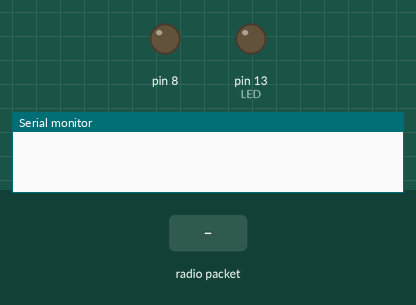
A sketch run on a simulated Arduino Uno, built with avr-gcc and run on an emulated ATmega328P. On the bench: output pins drawn as LEDs (lit = HIGH), the last lines printed to the serial monitor. The test bench sets the inputs (shaded band). No radio packets arrive unless stated; pins used as bus, display or sensor lines are not drawn.

Above: at 0.1 s.
At 1.3 s:
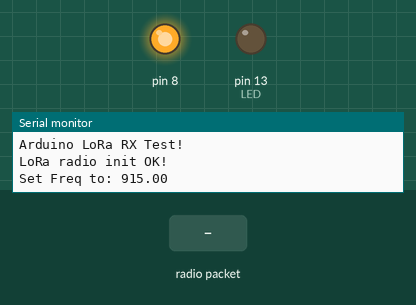
1.4 s: radio packet "1" arrives
At 2.3 s:
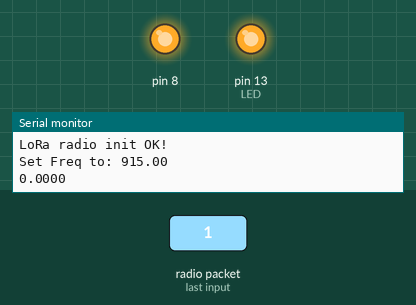
Timing chart, 0 to 4.4 s (numbered marks = the images above; inputs shaded):
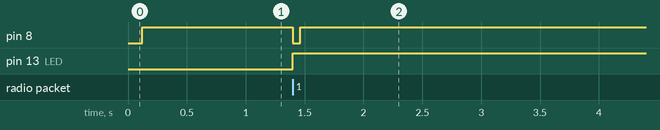

The sketch:

infraesturutra_mede_distancia_do_gps.ino
```cpp
#include <TinyGPS++.h>
#include <SoftwareSerial.h>
#include <SPI.h>
#include <RH_RF95.h>

#define RFM95_CS 4
#define RFM95_RST 2
#define RFM95_INT 3
#define RF95_FREQ 915.0

// Singleton instance of the radio driver
RH_RF95 rf95(4,3);
const float pi = 3.14159;


typedef struct
{
  float myTemp;
  float myTempBastao;
 }
RemoteSensorData_t;

typedef union float2bytes_t
{
  float f;
  char b[sizeof(float)];
}Float2bytes_t;


// Blinky on receipt
#define LED 13

Float2bytes_t b2fTemp;
Float2bytes_t b2fTempBastao;
RemoteSensorData_t* sensorInfo;

void setup()
{
  // SETUP DO LORA
  Serial.begin(9600);
  pinMode(LED, OUTPUT);
  pinMode(8,OUTPUT);
  pinMode(RFM95_RST, OUTPUT);
  digitalWrite(RFM95_RST, HIGH);
  delay(100);
  Serial.println("Arduino LoRa RX Test!");

  // manual reset
  digitalWrite(RFM95_RST, LOW);
  delay(10);
  digitalWrite(RFM95_RST, HIGH);
  delay(10);

  while (!rf95.init())
  {
    Serial.println("LoRa radio init failed");
    while (1);
  }
  Serial.println("LoRa radio init OK!");

  // Defaults after init are 434.0MHz, modulation GFSK_Rb250Fd250, +13dbM
  if (!rf95.setFrequency(RF95_FREQ))
  {
    Serial.println("setFrequency failed");
    while (1);
  }
  Serial.print("Set Freq to: "); Serial.println(RF95_FREQ);
  rf95.setTxPower(23, false);
}

uint8_t carNode1[9];
uint8_t carNode2[9];
uint8_t buf[10];

double lat1, lat2, lon1, lon2;
double deltaLat, deltaLon;
double a, c, x, y;
double km;

float lat_carNode1; float lng_carNode1; int vCarro1;
float lat_carNode2; float lng_carNode2; int vCarro2;

void loop()
{
  digitalWrite(8, HIGH);
  if (rf95.available())
  {
    // Should be a message for us now
    uint8_t len = sizeof(buf);

    if (rf95.recv(buf, &len))
    {
      digitalWrite(LED, HIGH);
      digitalWrite(8, LOW);
      RH_RF95::printBuffer("Received: ", buf, len);
      // Serial.print("Got: ");
      //Serial.println((char*)buf);
      //Serial.print("RSSI: ");
      //Serial.println(rf95.lastRssi(), DEC);

      if(buf[9] == 0x55)                  // 0x55 é o CARRO 1
      {
         ajeita();  // organiza variaveis
         lat_carNode1 = (b2fTemp.f/1000000) ;
         lng_carNode1 = (b2fTempBastao.f/1000000);
      }
      else if( buf[9] == 0xAA)            // 0xAA é o CARRO 2
      {
        ajeita();  //
        lat_carNode2 = (b2fTemp.f/1000000) ;
        lng_carNode2 = (b2fTempBastao.f/1000000);
      }


      // Send a reply
      uint8_t data[] = "RX ok";
      rf95.send(data, sizeof(data));
      rf95.waitPacketSent();
      //Serial.println("Sent a reply");
        distance();
       Serial.println(km, 4);
    }
    else
    {
      //Serial.println("Receive failed");
      digitalWrite(8, HIGH);
    }
  }
  // ------------ calcula a distancia entre os dois CARROs -----------------

}


void ajeita()
{
    // b2fTemp.f/1000000  é a LATITUDE!
    b2fTemp.b[0] = buf[0];
    b2fTemp.b[1] = buf[1];
    b2fTemp.b[2] = buf[2];
    b2fTemp.b[3] = buf[3];
    // b2fTempBastao.f/1000000 é a LONGITUDE!
    b2fTempBastao.b[0] = buf[4];
    b2fTempBastao.b[1] = buf[5];
    b2fTempBastao.b[2] = buf[6];
    b2fTempBastao.b[3] = buf[7];
}


void distance()
{
    lat1=radians(lat_carNode1);  lon1=radians(lng_carNode1);      // Latidude & Longitude - Carro 01
    lat2=radians(lat_carNode2);  lon2=radians(lng_carNode2);      // Latidude & Longitude - Carro 02
    deltaLat=(lat2-lat1);
    deltaLon=(lon2-lon1);
    a= ( sin((deltaLat)/2)*sin((deltaLat)/2) ) + ( cos(lat1)*cos(lat2) ) * ( sin(deltaLon/2)* sin(deltaLon/2) );
    c=2*atan2(sqrt(a),sqrt(1-a));
    x=deltaLon*cos((lat1+lat2)/2);
    y=deltaLat;
    km=6371*sqrt(x*x + y*y);
}
```

Measured:
- after the input at 1.4 s, pin 8: HIGH → LOW at once, → HIGH 0.06 s later; pin 13 (LED): LOW → HIGH at once
